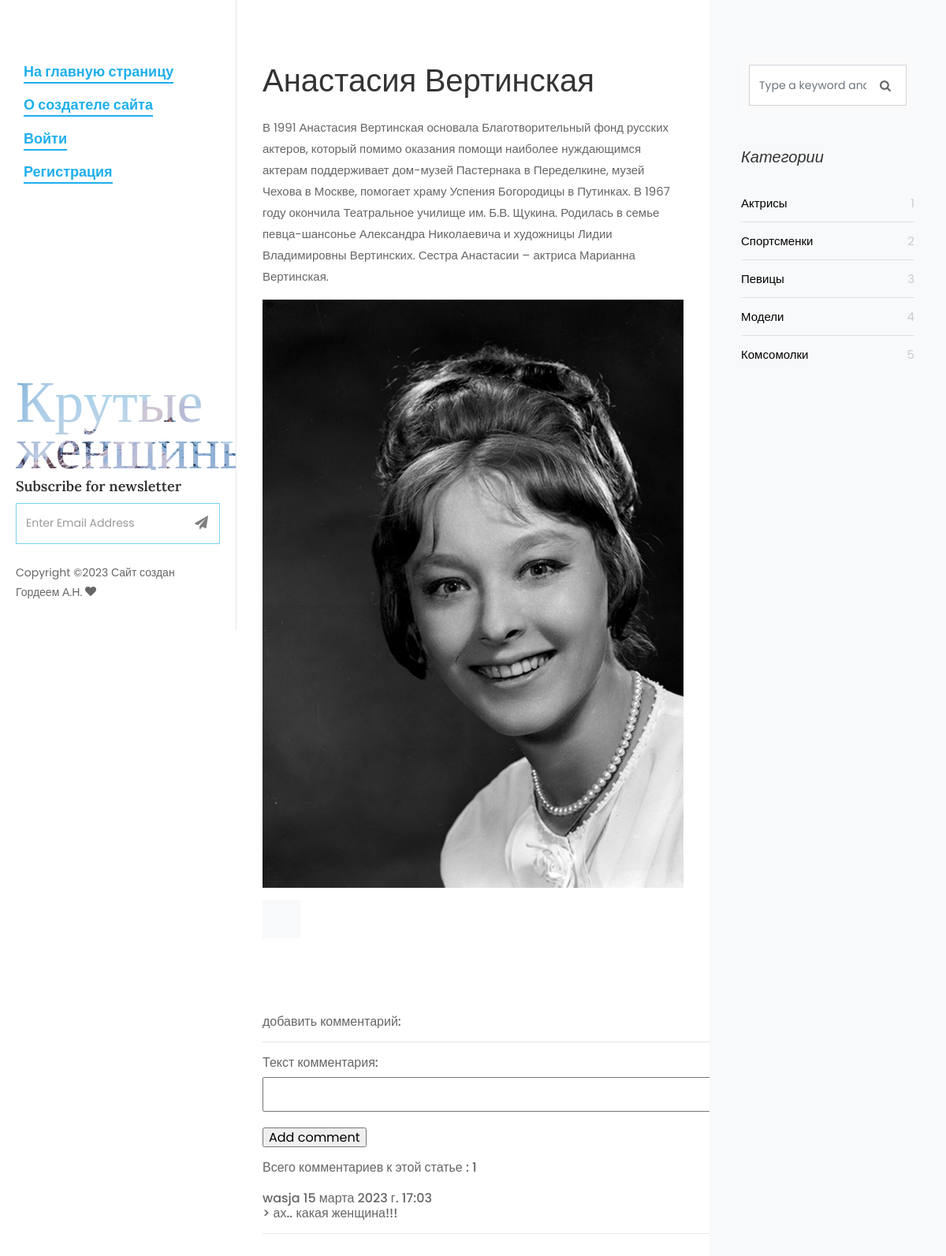
Screenshot of /post/anastasiya-vertinskaya/ with the database file from the repository.
### women/models.py (models this page shows, shortened)
class Women(models.Model):
    objects = None
    title = models.CharField(max_length=255, verbose_name='Заголовок')
    content = models.TextField(blank=True)
    photo = models.ImageField(upload_to="photos/%Y/%m/%d/")
    time_create = models.DateTimeField(auto_now_add=True)
    slug = models.SlugField(max_length=250, unique= True, db_index= True, verbose_name= "URL")
    time_update = models.DateTimeField(auto_now=True)
    is_published = models.BooleanField(default=True)
    cat = models.ForeignKey('Category', on_delete=models.PROTECT, )
    class Meta:
        verbose_name_plural = 'Известные женщины'
        ordering = ('cat', 'title')

class Comments(models.Model):
    article = models.ForeignKey(Women, on_delete=models.CASCADE, verbose_name='Статья', blank=True, null=True,
                                related_name='comments_articles')
    author = models.ForeignKey(User, on_delete=models.CASCADE, verbose_name='Автор комментария', blank=True, null=True)
    create_date = models.DateTimeField(auto_now=True)
    text = models.TextField(verbose_name='Текст комментария')
    status = models.BooleanField(verbose_name='Видимость статьи', default=False)

class Category(models.Model):
    name = models.CharField(max_length=100, db_index=True)
    slug = models.SlugField(max_length=250, unique=True, db_index=True, verbose_name='URL')
    class Meta:
        verbose_name_plural = 'Категории'
    def get_absolute_url(self):
        return reverse('category', kwargs={'cat_slug': self.slug})

### women/views.py (the view, shortened to what this page needs)
# urls.py: path('post/<slug:post_slug>/', ShowPost.as_view(), name='post'),
class ShowPost(DataMixin, FormMixin, DetailView):
    model = Women
    template_name = 'women/single.html'
    slug_url_kwarg = 'post_slug'
    context_object_name = 'post'
    form_class = CommentForm
    def post(self, request, *args, **kwargs):
        form = self.get_form()
        if form.is_valid():
            return self.form_valid(form)
        else:
            return self.form_invalid(form)
    def get_context_data(self, *, object_list=None, **kwargs):
        context = super().get_context_data(**kwargs)
        context['menu'] = menu
        context['cats'] = Category.objects.all()
        return context

### women/forms.py
class CommentForm(forms.ModelForm):
    class Meta:
        model = Comments
        fields = ('text',)
    def __init__(self,*args,**kwargs):
        super().__init__(*args,**kwargs)
        for field in self.fields:
            self.fields[field].widget.attrs['class'] = 'form-control'
        self.fields['text'].widget = Textarea(attrs={'rows':2})

### women/templates/women/single.html (shortened to what this page needs)
{% load static %}
<!DOCTYPE html>
<html lang="en">
  <head>
    <link rel="stylesheet" href="{% static 'css/open-iconic-bootstrap.min.css' %}">
    <link rel="stylesheet" href="{% static 'css/animate.css' %}">
    <link rel="stylesheet" href="{% static 'css/owl.carousel.min.css' %}">
    <link rel="stylesheet" href="{% static 'css/owl.theme.default.min.css' %}">
    <link rel="stylesheet" href="{% static 'css/magnific-popup.css' %}">
    <link rel="stylesheet" href="{% static 'css/aos.css' %}">
    <link rel="stylesheet" href="{% static 'css/ionicons.min.css' %}">
    <link rel="stylesheet" href="{% static 'css/bootstrap-datepicker.css' %}">
    <link rel="stylesheet" href="{% static 'css/jquery.timepicker.css' %}">
    <link rel="stylesheet" href="{%  static 'css/flaticon.css' %}">
    <link rel="stylesheet" href="{% static 'css/icomoon.css' %}">
    <link rel="stylesheet" href="{% static 'css/style.css' %}">
  </head>
  <body>
	{% include 'women/side-header.html' %}
		<div id="colorlib-main">
			<section class="ftco-section ftco-no-pt ftco-no-pb">
	    	<div class="container">
	    		<div class="row d-flex">
	    			<div class="col-lg-8 px-md-5 py-5">
	    				<div class="row pt-md-4">
	    					<h1 class="mb-3">{{  post.title }} </h1>
		            <p>{{ post.content }}</p>
		            <p>
		              <img src="{{ post.photo.url }}" alt="" class="img-fluid">
		            </p>
		            <div class="about-author d-flex p-4 bg-light">
		            </div>
		            <div class="pt-5 mt-5">
		              <h6 class="mb-3">
						  <p>
							  добавить комментарий:
						  <hr>
						  <form action="."  method="post">
						  		{{ form.as_p }}
							  <p><input type="submit" value="Add comment"></p>
							  Всего комментариев к  этой статье : {{ post.comments_articles.all.count }}
							  {% for item in  post.comments_articles.all %}
							  <ul class="comment-list" >
								  <br>{{ item.author }} {{ item.create_date }}
							  <li   class="comment">> {{ item.text }} </li>
							  </ul>
							  <br>
							  <hr>
							  {% endfor %}
						  </form>
					  </h6>
		            </div>
			    		</div>
			    	</div>
	    			<div class="col-lg-4 sidebar ftco-animate bg-light pt-5">
	            <div class="sidebar-box pt-md-4">
	              <form action="#" class="search-form">
	                <div class="form-group">
	                  <span class="icon icon-search"></span>
	                  <input type="text" class="form-control" placeholder="Type a keyword and hit enter">
	                </div>
	              </form>
	            </div>
	            <div class="sidebar-box ftco-animate">
					<h3 class="sidebar-heading">Категории </h3>
	              <ul class="categories">
					{% for cat in cats %}
	                <li><a href="{{ cat.get_absolute_url  }}"> {{ cat.name }}	 <span>  {{ cat.pk }} </span></a></li>
					  {% endfor %}
	              </ul>
	            </div>
	                </div>
	              </div>
	            </div>
	            </div>
	            <div class="sidebar-box ftco-animate">
	            	<h3 class="sidebar-heading">Archives</h3>
	            </div>
	          </div>
  </body>
</html>

### women/static/css/icomoon.css (style rules this page uses)
[class^="icon-"], [class*=" icon-"] { font-family: 'icomoon' !important; speak: none; font-style: normal; font-weight: normal; font-variant: normal; text-transform: none; line-height: 1; -webkit-font-smoothing: antialiased; -moz-osx-font-smoothing: grayscale; }
.icon-search:before { content: "\f002"; }

### rows the page displays
Women: title "Анастасия Вертинская", content "В 1991 Анастасия Вертинская основала Благотворительный фонд русских актеров, который помимо оказания помощи наиболее нуждающимся актерам поддерживает дом-музей Пастернака в Переделкине, музей Чехова в Москве, помогает храму Успения Богородицы в Путинках. В 1967 году окончила Театральное училище им. Б.В. Щукина. Родилась в семье певца-шансонье Александра Николаевича и художницы Лидии Владимировны Вертинских. Сестра Анастасии – актриса Марианна Вертинская.", photo (picture), comments_articles.all.count "1"
Comments: author "wasja", create_date "15 марта 2023 г. 17:03", text "ах.. какая женщина!!!"
Category: name "Актрисы", pk "1"
Category: name "Спортсменки", pk "2"
Category: name "Певицы", pk "3"
Category: name "Модели", pk "4"
Category: name "Комсомолки", pk "5"

### other values shown
{{ m.title }} "На главную страницу" "О создателе сайта" "Войти" "Регистрация"
